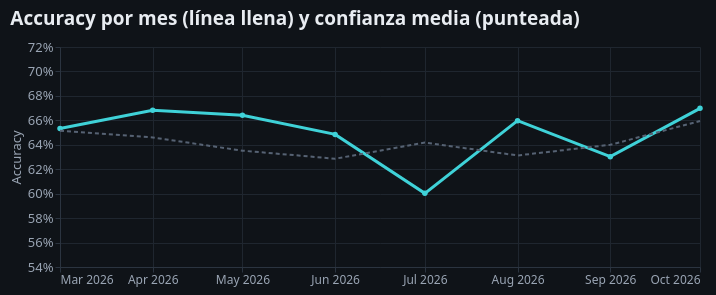

This figure's notebook cell:
### Markdown cell above
#### 4. A lo largo del test

La línea turquesa muestra la accuracy mensual y la punteada, la confianza media. En la tabla también queda la proporción de favoritos sin partidos registrados en los 30 días anteriores. Eso no demuestra que no hayan jugado fuera de nuestra fuente.

### Code cell
tabla_mensual = detalle.groupby('mes').agg(
    series=('acierto', 'size'), accuracy=('acierto', 'mean'), confianza=('confianza', 'mean'),
    sorpresas=('sorpresa', 'mean'), favorito_inactivo=('favorito_sin_partidos_30d', 'mean'))
display(tabla_mensual.round(3))
mensual = tabla_mensual.reset_index()
mensual['mes'] = pd.to_datetime(mensual.mes + '-01')
base = alt.Chart(mensual).encode(
    x=alt.X('yearmonth(mes):T', title=None, axis=alt.Axis(format='%b %Y', labelFontSize=12)))
aciertos = base.mark_line(point=alt.OverlayMarkDef(color=ACENTO, filled=True), color=ACENTO, strokeWidth=3).encode(
    y=alt.Y('accuracy:Q', scale=alt.Scale(domain=[0.55, 0.72]), axis=alt.Axis(format='.0%'), title='Accuracy'),
    tooltip=[alt.Tooltip('yearmonth(mes):T', title='Mes'), 'series:Q',
             alt.Tooltip('accuracy:Q', format='.1%'), alt.Tooltip('confianza:Q', format='.1%'),
             alt.Tooltip('favorito_inactivo:Q', title='Favorito sin actividad registrada', format='.1%')])
confianza = base.mark_line(strokeDash=[4, 3], color=SUAVE).encode(y='confianza:Q')
grafico = (aciertos + confianza).properties(width=640, height=220,
    title='Accuracy por mes (línea llena) y confianza media (punteada)')
mostrar_grafico_error('meses', grafico)

### Figure 1 — Vega-Lite specification as saved in the notebook (floating-point values rounded to 4 significant figures)
{"config": {"view": {"continuousWidth": 300, "continuousHeight": 300, "stroke": null}, "axis": {"domainColor": "#2b3440", "gridColor": "#1f262f", "labelColor": "#9aa5b4", "labelFont": "Barlow, \"Segoe UI\", Helvetica, Arial, sans-serif", "labelFontSize": 13, "tickColor": "#2b3440", "titleColor": "#9aa5b4", "titleFont": "Barlow, \"Segoe UI\", Helvetica, Arial, sans-serif", "titleFontSize": 13, "titleFontWeight": "normal"}, "background": "#0f1318", "font": "Barlow, \"Segoe UI\", Helvetica, Arial, sans-serif", "header": {"labelColor": "#e8ecf1", "labelFontSize": 13, "titleColor": "#9aa5b4", "titleFontSize": 13}, "legend": {"labelColor": "#e8ecf1", "labelFontSize": 13, "titleColor": "#9aa5b4", "titleFontSize": 13, "titleFontWeight": "normal"}, "padding": 10, "text": {"color": "#e8ecf1", "font": "Barlow, \"Segoe UI\", Helvetica, Arial, sans-serif"}, "title": {"anchor": "start", "fontSize": 19, "font": "Rajdhani, \"Arial Narrow\", \"Segoe UI\", sans-serif", "fontWeight": 700, "color": "#e8ecf1", "subtitleColor": "#9aa5b4", "subtitleFontSize": 13, "subtitleFont": "Barlow, \"Segoe UI\", Helvetica, Arial, sans-serif", "offset": 12}}, "layer": [{"mark": {"type": "line", "color": "#3fd2d8", "point": {"color": "#3fd2d8", "filled": true}, "strokeWidth": 3}, "encoding": {"tooltip": [{"field": "mes", "timeUnit": "yearmonth", "title": "Mes", "type": "temporal"}, {"field": "series", "type": "quantitative"}, {"field": "accuracy", "format": ".1%", "type": "quantitative"}, {"field": "confianza", "format": ".1%", "type": "quantitative"}, {"field": "favorito_inactivo", "format": ".1%", "title": "Favorito sin actividad registrada", "type": "quantitative"}], "x": {"axis": {"format": "%b %Y", "labelFontSize": 12}, "field": "mes", "timeUnit": "yearmonth", "title": null, "type": "temporal"}, "y": {"axis": {"format": ".0%"}, "field": "accuracy", "scale": {"domain": [0.55, 0.72]}, "title": "Accuracy", "type": "quantitative"}}}, {"mark": {"type": "line", "color": "#566273", "strokeDash": [4, 3]}, "encoding": {"x": {"axis": {"format": "%b %Y", "labelFontSize": 12}, "field": "mes", "timeUnit": "yearmonth", "title": null, "type": "temporal"}, "y": {"field": "confianza", "type": "quantitative"}}}], "data": {"name": "data-293c76073ef2ad2633a720d9b09841c4"}, "height": 220, "title": "Accuracy por mes (línea llena) y confianza media (punteada)", "width": 640, "$schema": "https://vega.github.io/schema/vega-lite/v6.4.1.json", "datasets": {"data-293c76073ef2ad2633a720d9b09841c4": [{"mes": "2026-03-01T00:00:00", "series": 1693, "accuracy": 0.6533, "confianza": 0.6516, "sorpresas": 0.3548, "favorito_inactivo": 0.01181}, {"mes": "2026-04-01T00:00:00", "series": 1420, "accuracy": 0.6683, "confianza": 0.646, "sorpresas": 0.3453, "favorito_inactivo": 0.01901}, {"mes": "2026-05-01T00:00:00", "series": 1370, "accuracy": 0.6642, "confianza": 0.6352, "sorpresas": 0.3579, "favorito_inactivo": 0.0219}, {"mes": "2026-06-01T00:00:00", "series": 697, "accuracy": 0.6485, "confianza": 0.6286, "sorpresas": 0.3569, "favorito_inactivo": 0.04591}, {"mes": "2026-07-01T00:00:00", "series": 768, "accuracy": 0.6003, "confianza": 0.6418, "sorpresas": 0.3974, "favorito_inactivo": 0.09115}, {"mes": "2026-08-01T00:00:00", "series": 1105, "accuracy": 0.6597, "confianza": 0.6313, "sorpresas": 0.3564, "favorito_inactivo": 0.04525}, {"mes": "2026-09-01T00:00:00", "series": 1136, "accuracy": 0.6303, "confianza": 0.64, "sorpresas": 0.3793, "favorito_inactivo": 0.03521}, {"mes": "2026-10-01T00:00:00", "series": 630, "accuracy": 0.6698, "confianza": 0.6594, "sorpresas": 0.3424, "favorito_inactivo": 0.03333}]}}
